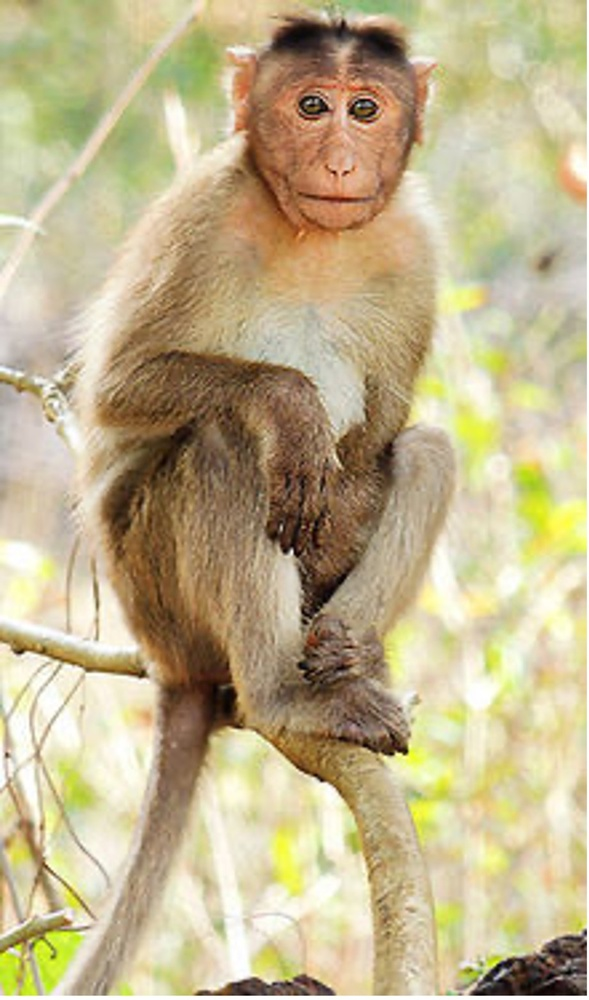
#> input picture images/monkey.jpg, 589 x 1000 px, shrunk from 920 x 1562 before the run
$ python image_rotated.py
#> lines starting #> are read from the running program, lines starting #| are printed output that depends on the picture
from scipy import ndimage
from skimage import io, img_as_ubyte
import numpy as np
import matplotlib.pyplot as plt

img=img_as_ubyte(io.imread("images/monkey.jpg", as_gray=True))
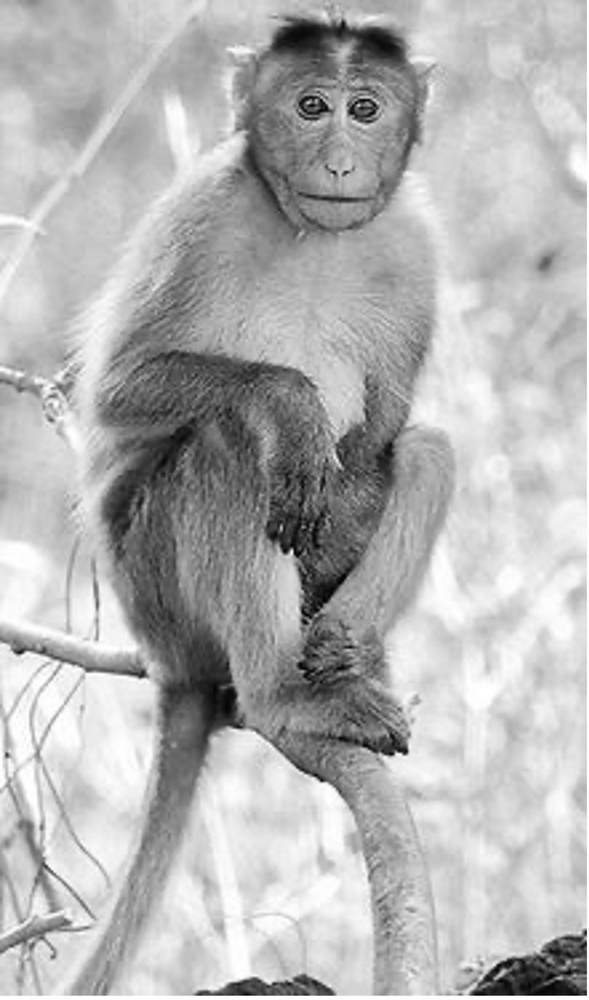
#> img: shape (1000, 589); min 1, max 255, mean 179.4

# Image will made reshape by True or False
rotated=ndimage.rotate(img,45,reshape=True)
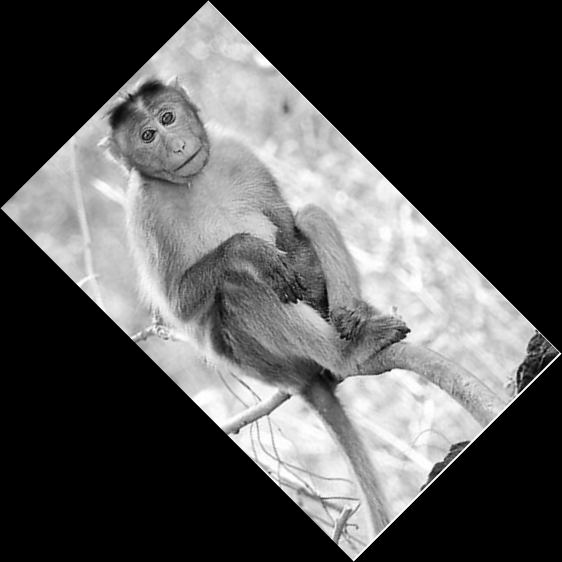
#> rotated: shape (1124, 1124) (shown at 1/2 size); min 0, max 255, mean 83.3


plt.imshow(rotated)
plt.show()
